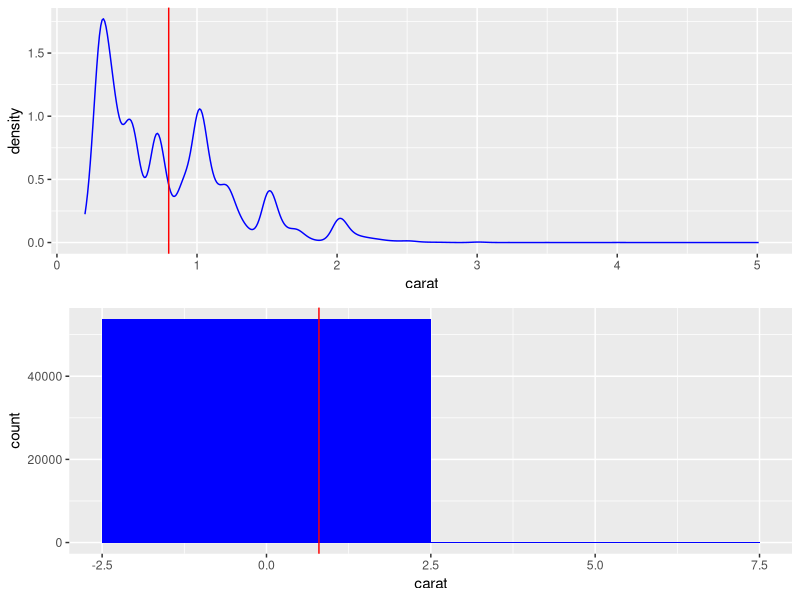
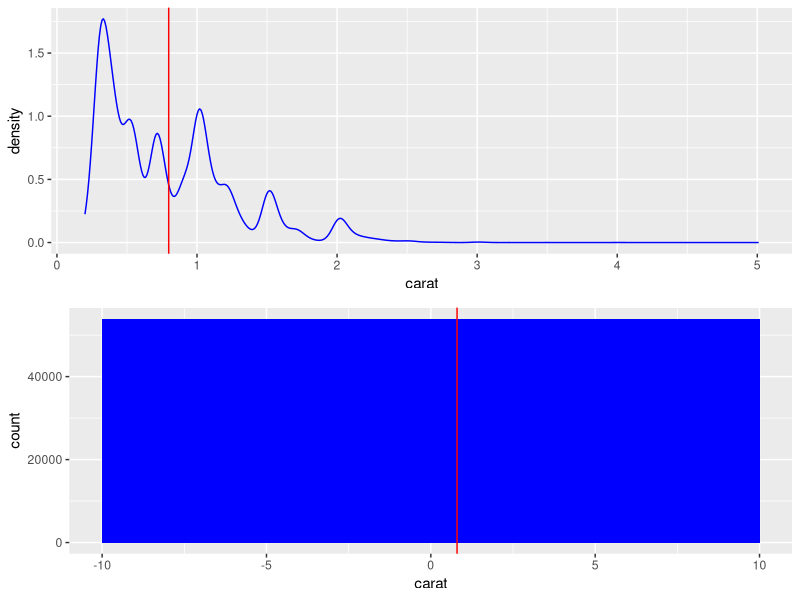
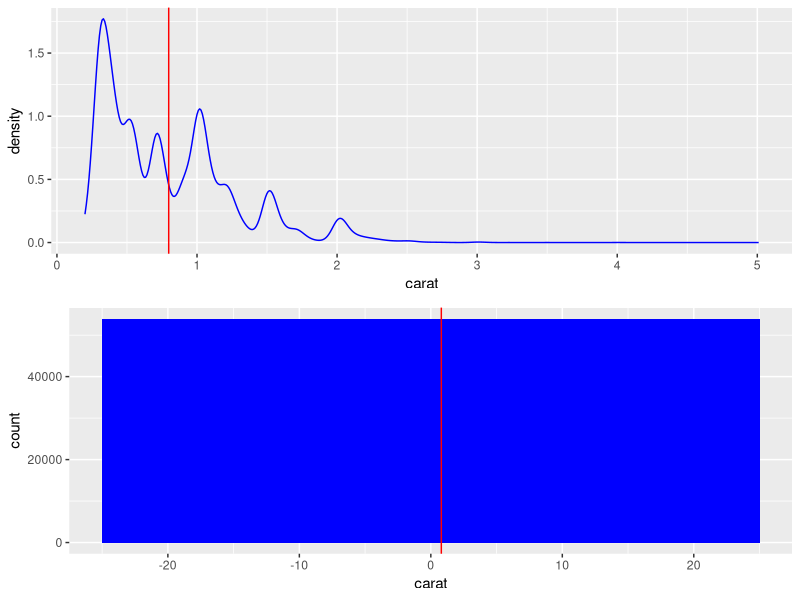
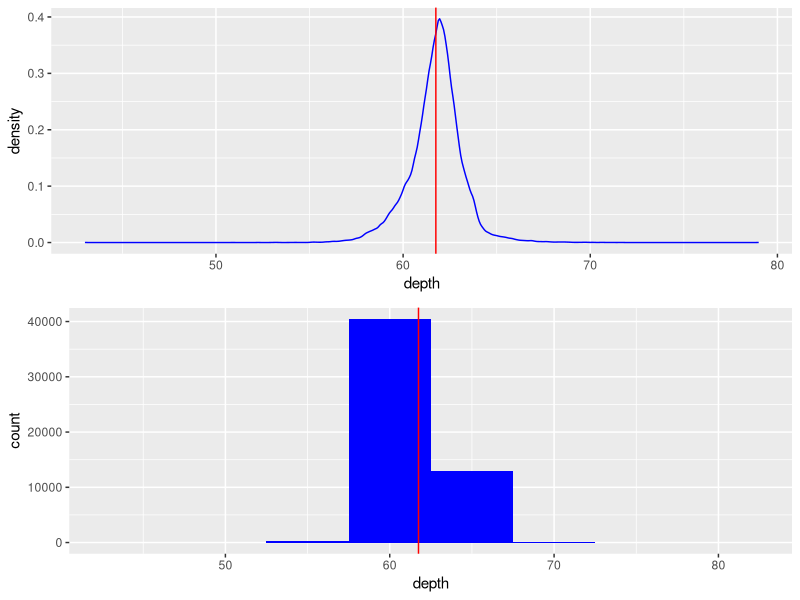
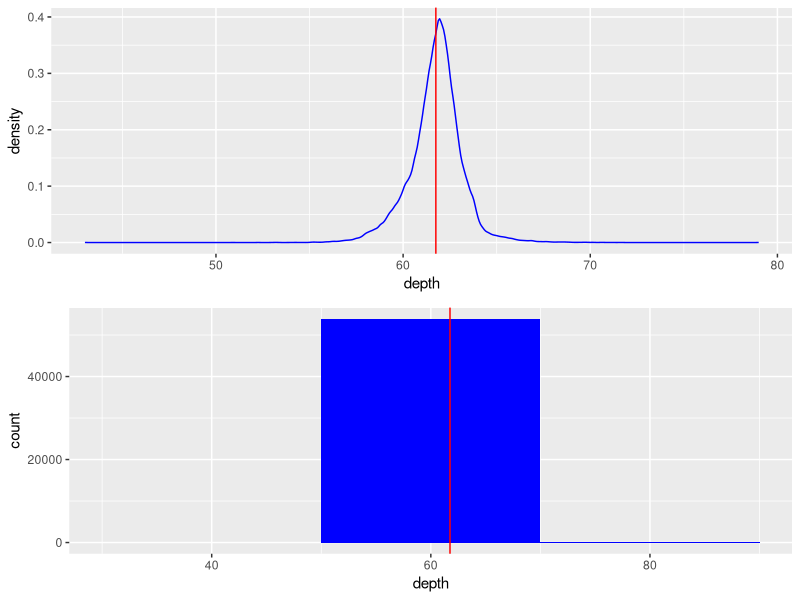
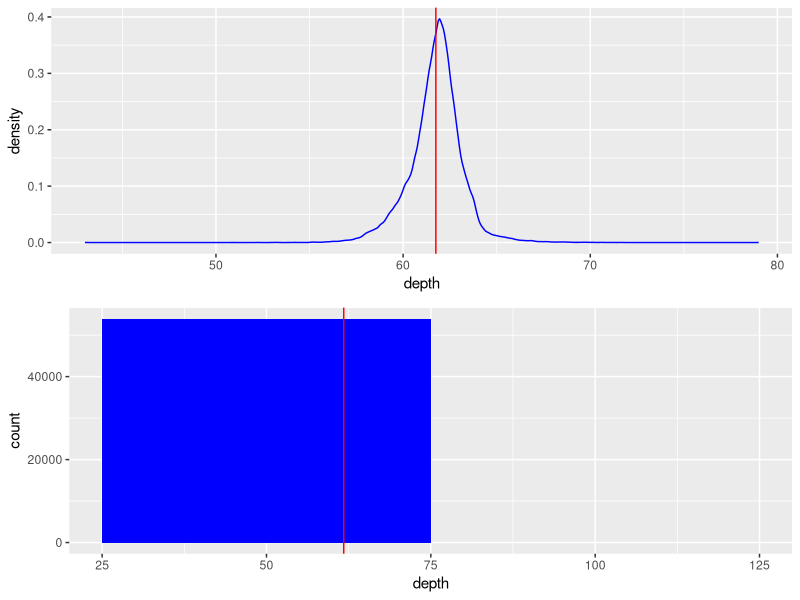
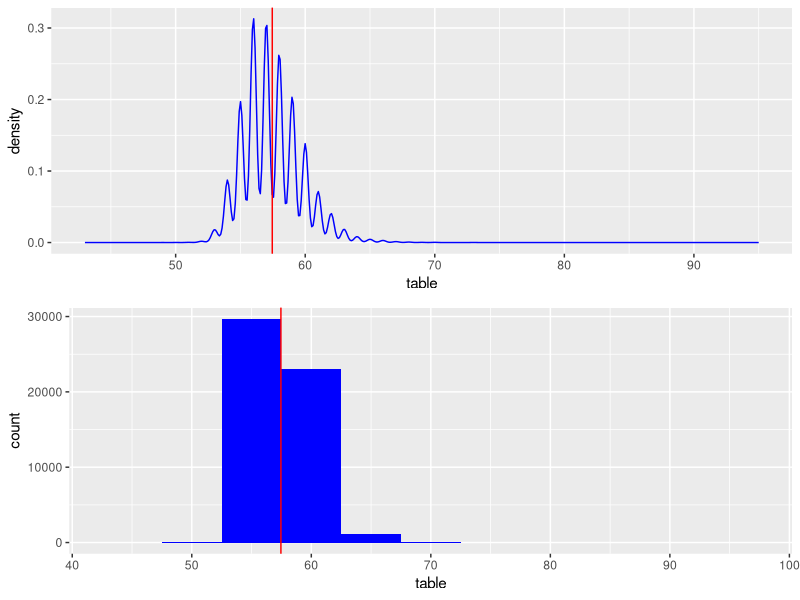
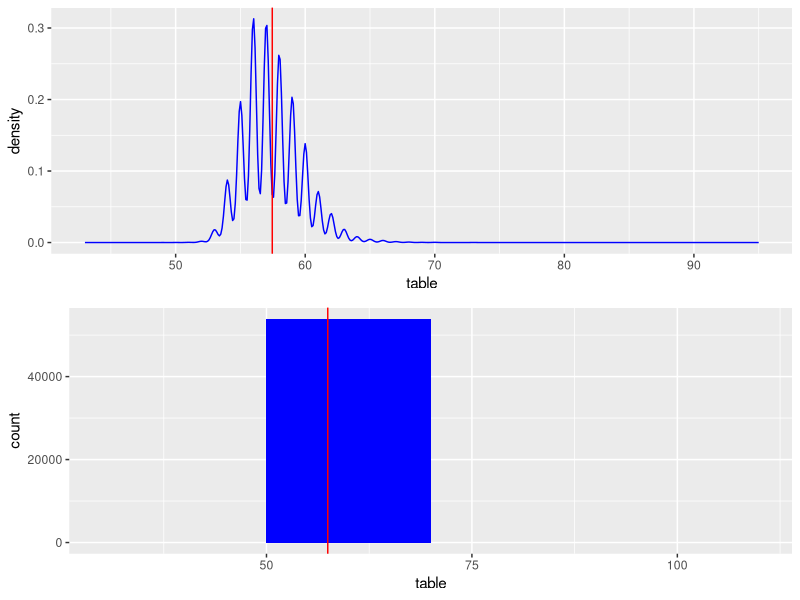

These figures' R source, in order:
## ---- chunk 1



require(ggplot2)
#require a ggplot 2 package for the implementation of the grammar of graphics.
require(grid)
#require the grid package to grid graphics
require(gridExtra)
#require the gridExtra package to miscellaneous functions for grid graphics.

# SW: you need to open the function with a brace {
explore <- function(data_frame,bin_size,threshold) { # SW: added brace
#Define the function named explore and name the three input values to data_frame, bin_size and threshold for further test purpose.

data_num=data_frame[sapply(data_frame, is.numeric)]
#use the function sapply to extract all the numeric variables from the input data_frame and give them a new name called data_num.
data_fac=data_frame[sapply(data_frame,is.factor)]
#still use the sapply function to extract all the factor variables from the input data_frame and give them a new name called data_factor.
data_log=data_frame[sapply(data_frame,is.logical)]
#still use the sapply function to extract all the logical variables from the input data_frame and give them a new name called data-logical.

# SW: problems with data_cat somewhere
#data_cat=data.frame(data_fac,data_log)
#Here I want to combine the variables within the same class. Thus I create a new data frame called data_categorial which includes the factor and logical data frame. 

# Question 1: Plot a pair of blue histograms with a vertical red line at the mean (one using counts and the other density) for every numerical variable at each bin size specified in the bin sizes input parameter. You can plot individually or as a grid. If you chose to plot as a grid, there should be separate grids for each density-bin size combination. For example, given 5 numeric variables and a vector of three bin sizes will generate 30 individual plots or a total of 6 grid plots (with each grid plot containing 5 subplots).


#Here I am going to solve the first problem. 
N=colnames(data_num)
#the function called colnames() will returns a list of content names, we assign it to the name of x for the further usage.
for (i in seq_along(N))
#the function of seq_along(x) will generate a list of values like[1,2,..., length(x)], and we use i to select each of these values and use them in the for loop.
  { 
  for (j in seq_along(bin_size))
#same as above that the function seq_along(bin_size) will generate a list of values from the input bin_size, and we use j to select each of these values and use them in the second for loop.
    { 
p1=ggplot(data_num,aes_string(x=N[i]))+geom_density(color="blue")+geom_vline(xintercept=sum(data_num[i])/length(rownames(data_frame)),color="red")
# Here I want to generate a ggplot of a density plot. The function aes_string will use to take the variable's name. Besides that, we also add the density layer to the plot and use the blue color. Then I use the geom_vline function to add a vertical line. The behind comment is just to locate the vertical red line which is the average of the variables within numerical colomns by using the total sum divided by the total number which can be computed by using the length function.
                                                                             p2=ggplot(data_num,aes_string(x=N[i]))+geom_histogram(fill="blue",binwidth=bin_size[j])+geom_vline(xintercept=sum(data_num[i])/length(rownames(data_frame)), color="red")
# Here I want to generate a ggplot of a histogram plot. The function aes_string will use to take the variable's name. Besides that, we also add the blue histogram to the plot, thus the y label should appear count as default. Then we need to set the width of the bin based on our input binsize. Next I use the geom_vline function to add a vertical line. The behind comment is just to locate the vertical red line which is the average of the variables within numerical colomns by using the total sum divided by the total number which can be computed by using the length function.                                                                            
grid.arrange(p1,p2)
# use the grid.arrange function to put all these above two pictures into one.
    }
}


# Question 2: Plot a gray bar graph for every categorical and binary variable.

# Here I am going to solve the second problem.
# SW: problems with data_cat
#M=names(data_cat)
# Here I use the names() functon to return a list of content from the previous defined data frame called data_categorial and renamed to z for the further usage.
#for (i in seq_along(M))
#the function of seq_along(z) will generate a list of values like[1,2,..., length(z)], and we use i to select each of these values and use them in the forloop.
#  { 
#bar=ggplot(data_cat, aes_string(x=M[i]))+geom_bar(fill="gray")
# Here I want to generate a ggplot of a bar graph. The function aes_string will use to take the variable's name from data_categorial which includes every cateforical and binary variable. Besides that, we also add the bar graph to the plot and use the gray color to fill in it. 
#print(bar)
# return the bar graph. 
#  }

# Question 3; Calculate the r^2(r-square) value for every pair of numerical variables.

# Here I will solve the third question.

square=0
# the initial value of square to zero.
for (i in 1:(length(data_num)-1))
# Here the first for loop is to find every pair of the numeric variables,we just need the last two from the beginning.
  {
  for (j in (i+1):length(data_num))
# Here I just want to make pairs with i by using j which should have one space with each other. 
    {
    square <- c(square, 
    summary(lm(data_num[[i]]~data_num[[j]]))$r.squared)
# Use the c(square to keep the value and im function will create a linear model of the ith and the jth variable. Use the summary function can get the basic information and r-square is one of them which I commend at last. 
    }
  }
square <- square[-1]
# Delete the initial value of the square.
square
# return the final result of all these r-square values.

# Question 4: Return the following in an R list:
# a. A frequency table for every categorical and binary variable
# b. For numerical variables
# i. A summary statistics table for each numerical variable
# ii. A data frame that contains each pair of variable names and the associated r-square value.
# iii. A data frame that contains each pair of variable names and correlation coefficient (Pearson) for all coefficients whose absolute value is greater than the correlation threshold (do not repeat any pairs)

# Here I am going to solve for the fourth problem. 

#a <- table(data_cat)
# I will get all the frequency tables from the data frame named data_categorial which will include all the categorical and binary variable. Define all of these tables to a.
b <- summary(data_num)
# Here by using the summary comment, I will get the statistical table for each of the numerical variables.And names these tables to b. 
string=''
# Initilize the string to empty.
for (i in 1:(length(data_num)-1))
# Some of the pairs contain the same variables has been excludes, thus we only have 1 to length-1 to be considerd.
  {
  string <- c(string, c(paste(colnames(data_num[i]),colnames(data_num[(i+1):length(data_num)]),sep='-')))
}
# Here we use c(string) so that we can keep the value of the last loop. colname() is used for return the variable's names correspondingly. Then we use diamonds_num[(i+1)];length(data_num)).The paste function combines the variable name and seperate them with'-'.
string <-string[-1]
# delate the first value 
square=0
for (i in 1:(length(data_num)-1))
# As mentioned previously, Because we are deining pairs, so they can only be defined within the first to the last but one.
  {
  for (j in (i+1):length(data_num))
# Same as before, the innor loop should only pair with i by using the elements from i+1 to the last one which is the length of data_numeric.
    {
    square <- c(square, 
    summary(lm(data_num[[i]]~data_num[[j]]))$r.squared)
  }
# # Use the c(square to keep the value and im function will create a linear model of the ith and the jth variable. Use the summary function can get the basic information and r-square is one of them which I commend at last.
  }
square <- square[-1]
# delate the first value 
rsquare<-data.frame(string, square)
# Put the defined two data frames named string and square into one and give it a new name to rsquare.

select=0
# initize the variable select to zero.
for (k in 1:length(square))
# Use a for loop here and select a k to the each of the elements of the data frame square. 
  {
  if (abs(square[k]>0.25)) select <- c(select, k)
# Here I use the abs function to get the absolute value and test if the absolute value is greater than the correlation threshold.
  }
select <-select[-1]
# Delete the initial value of select
greater <-rsquare[select,]
# Define a new variable named larger which contains all the rsquare values with select.

#Rlist <-list(a,b,rsquare,greater)
Rlist <-list(b,rsquare,greater)
# Define a new variable named rlist which list all of the variables that we get.
Rlist
# Show the list.
}
## ---- chunk 2
data=diamonds
data1=data.frame(1:53920,mtcars$vs)#
equi1=c(0,0,1,1,0,1,0,1,1,1,1,0,0,0,0,0,0,1,1,1) # Input the data from the previous exercises.
equi=append(data1[[2]],equi1)#use append() to add the two elements to the dataframe.
equi=as.logical(equi)#as.logical() to set the class of the variable as logical
diamonds1=data.frame(data,equi)#use data.frame() to add this colume to original dataframe.

# Question 5: Test your function by using the diamonds data frame you extended to include the VS logical column, a vector of bin sizes (5,20,50), and a correlation threshold of 0.25. Also test your function using the mtcars data.

# Here is all the test part

explore(data_frame=diamonds1,bin_size = c(5,20,50),threshold = 0.25)

explore(data_frame=mtcars,bin_size = c(5,20,50),threshold = 0.25)

